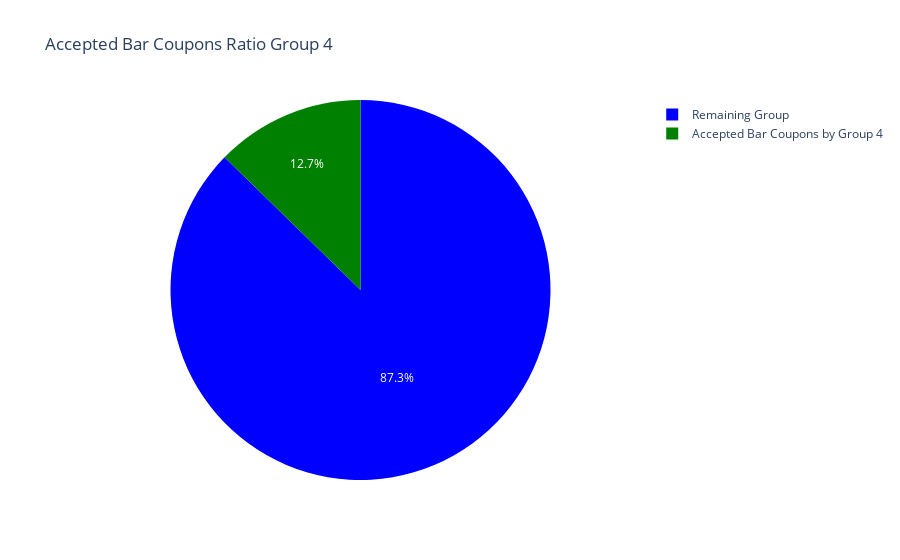

Notebook code cell kept with this figure:
### Markdown cell above
4. Compare the acceptance rate between drivers who go to a bar more than once a month and are over the age of 25 to the all others.  Is there a difference?

### Code cell
query_condition_4 = 'Coupon_Acceptance == 1 & age > 25 & bar_grp_visit_count > 1'
group_4 = df_bar.query(query_condition_4)['Bar'].dropna().count()

remaining_group_4 = total_group - group_4


# Create a DataFrame for the pie chart and plotting the acceptance ratio
d = {
    'category': ['Accepted Bar Coupons by Group 4', 'Remaining Group'],
    'group': [group_4, remaining_group_4]
}
df_pie = pd.DataFrame(d)

fig4_1 = px.pie(df_pie, names='category', values='group',color_discrete_sequence=['blue','green'],
              title='Accepted Bar Coupons Ratio Group 4')
fig4_1.show()

### Figure 1 — Plotly figure (JSON) as saved in the notebook; plotly's stock layout.template omitted (floating-point values rounded to 4 significant figures)
{"data": [{"domain": {"x": [0, 1], "y": [0, 1]}, "hovertemplate": "category=%{label}<br>group=%{value}<extra></extra>", "labels": ["Accepted Bar Coupons by Group 4", "Remaining Group"], "legendgroup": "", "name": "", "showlegend": true, "type": "pie", "values": [105, 722]}], "layout": {"autosize": true, "legend": {"tracegroupgap": 0}, "piecolorway": ["blue", "green"], "title": {"text": "Accepted Bar Coupons Ratio Group 4"}}}
